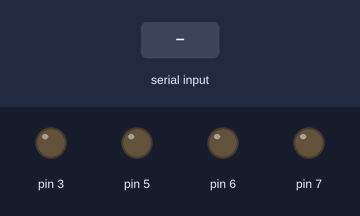
Recording of a sketch running on a simulated Arduino Uno, built with avr-gcc and run on an emulated ATmega328P. Shown: output pins drawn as LEDs (lit = HIGH). The test bench sets the inputs (shaded band). What the sketch prints to the serial monitor is not drawn.

Above: at 1.2 s.
1.3 s: "90,45\n" received over the second serial link
At 2.1 s:
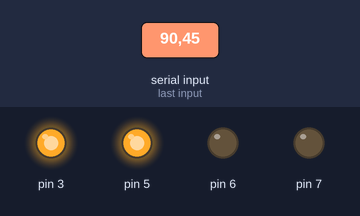
At 3.4 s:
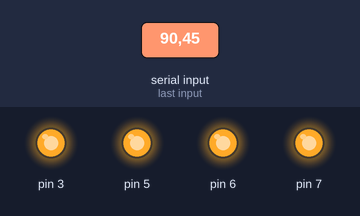
3.8 s: "90\n" received over the second serial link
At 4.6 s:
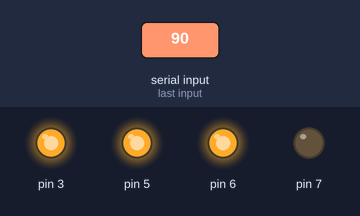
Timing chart, 0 to 6.8 s (numbered marks = the images above; inputs shaded):
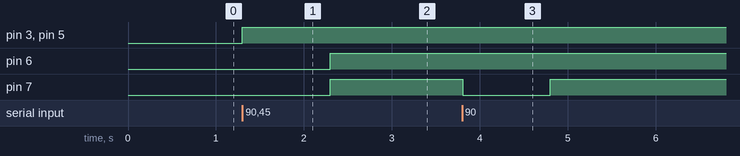

Measured:
- after the input at 1.3 s, pin 3, pin 5: LOW → HIGH at once; pin 6, pin 7: LOW → HIGH after 1.0 s
- after the input at 3.8 s, pin 7: HIGH → LOW at once, → HIGH 1.0 s later

The sketch:

wirelessReciever.ino
```cpp
#include <SoftwareSerial.h>

SoftwareSerial HC12(10, 11); // HC-12 TX Pin, HC-12 RX Pin

int msg;
int y;
int x;
void setup() {
  Serial.begin(9600);             // Serial port to computer
  HC12.begin(9600);               // Serial port to HC12
  pinMode(3, OUTPUT);
  pinMode(5, OUTPUT);
  pinMode(6, OUTPUT);
  pinMode(7, OUTPUT);
}

void loop() {

  while (HC12.available()) {        // If HC-12 has data
    msg = HC12.parseInt();
    x = msg/ 100;
    y = msg - (msg / 100)*100;

    if(x < 70 && x > 40){
      digitalWrite(3, LOW);
      digitalWrite(5, LOW);
    }
    else if(x > 70){
      digitalWrite(3, HIGH);
      digitalWrite(5, LOW);
    }
    else{
      digitalWrite(3, HIGH);
      digitalWrite(5, HIGH);
    }

    if(y < 70 && y > 40){
      digitalWrite(6, LOW);
      digitalWrite(7, LOW);
    }
    else if(y > 70){
      digitalWrite(6, HIGH);
      digitalWrite(7, LOW);
    }
    else{
      digitalWrite(6, HIGH);
      digitalWrite(7, HIGH);
    }
  }
  Serial.print(x);
  Serial.print(" ");
  Serial.println(y);
}
```
